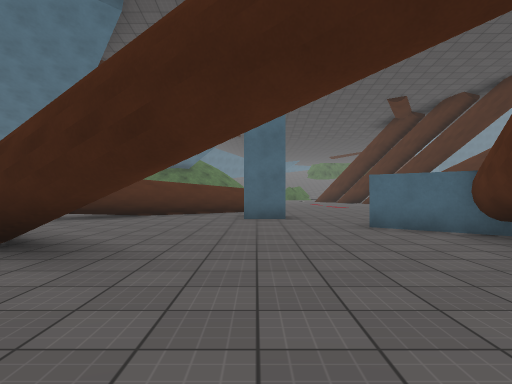
[1] (above)

24 first-person views from a walk through a scene from a Unity 3-D project. The camera is 1.3 m above the floor, looks level and sees 70° across. The floor is counted in squares, 2 m on a side. Each view is taken from the middle of a square. On the plan, view 1 faces up. The plan holds only what a view shows up to about 11 squares ahead; the rest is blank. The place goes on beyond the plan. Surface patterns are stand-ins for the level's own textures.

[2]
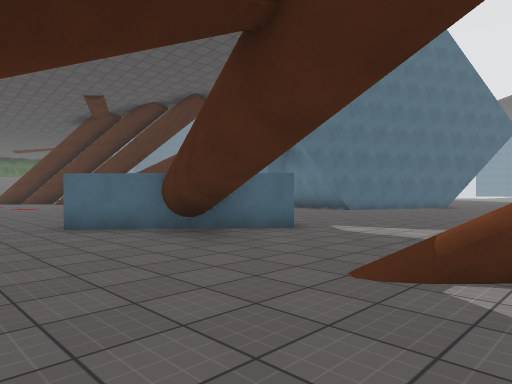

[3]
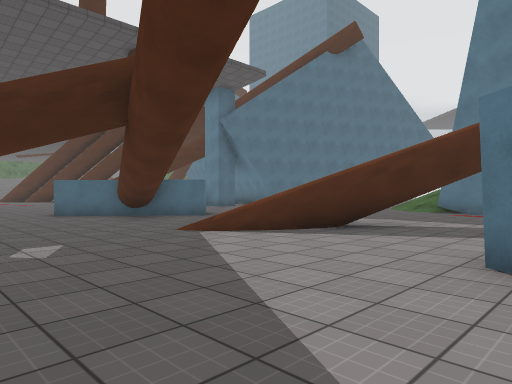

[4]
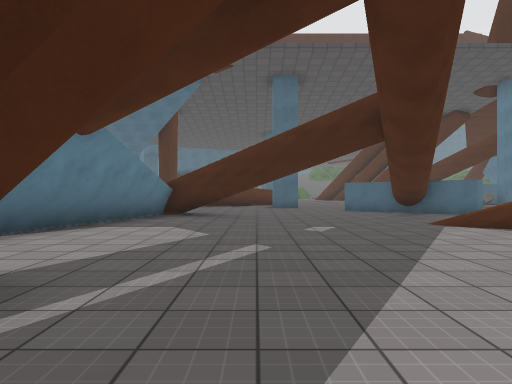

[5]
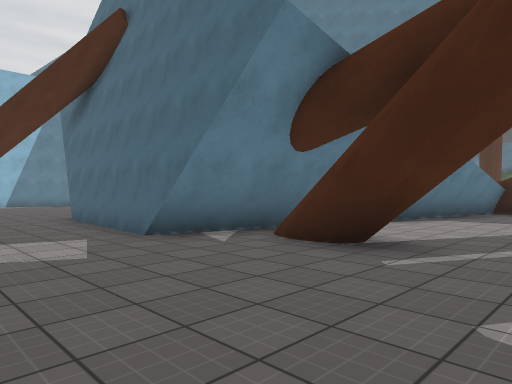

[6]
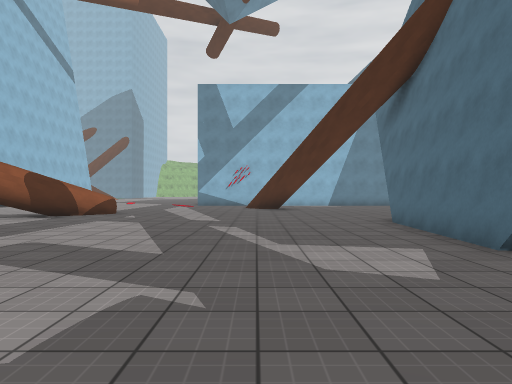

[7]
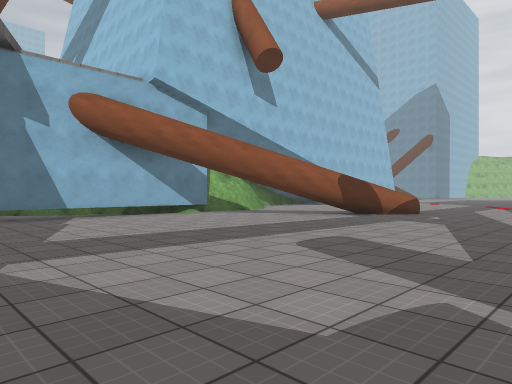

[8]
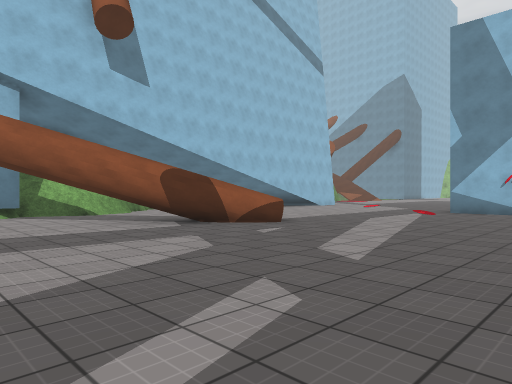

[9]
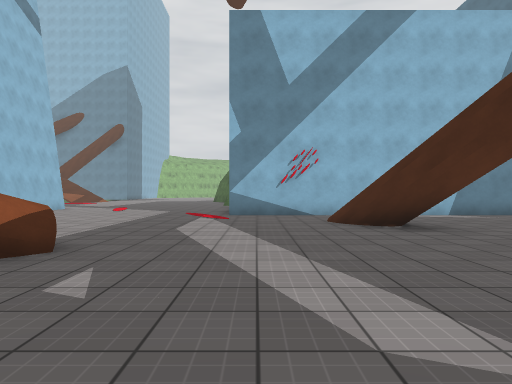

[10]
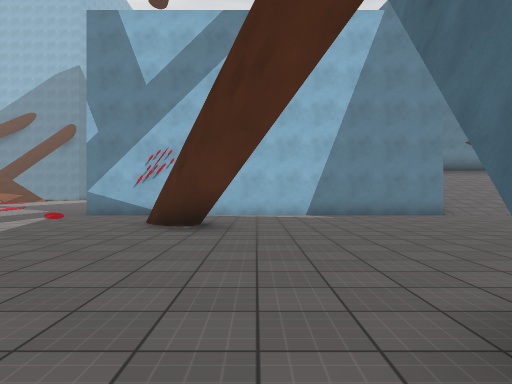

[11]
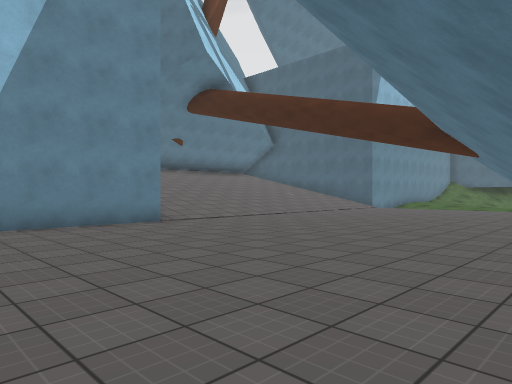

[12]
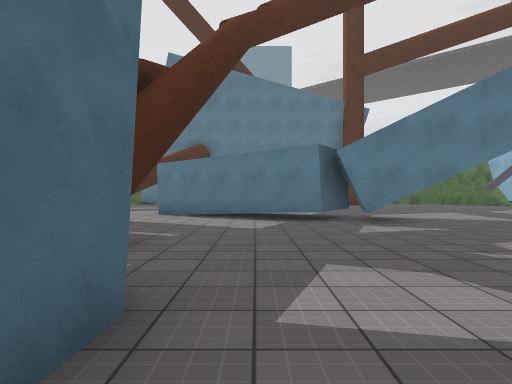

[13]
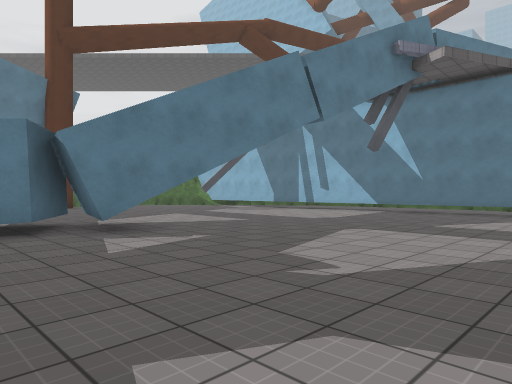

[14]
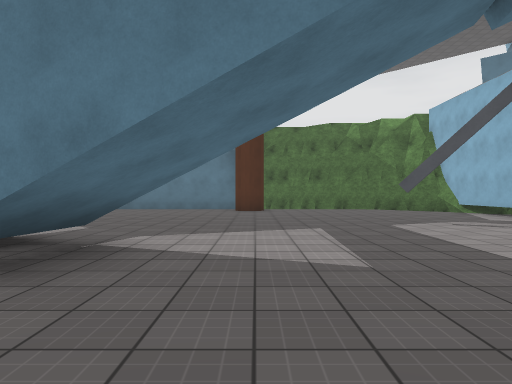

[15]
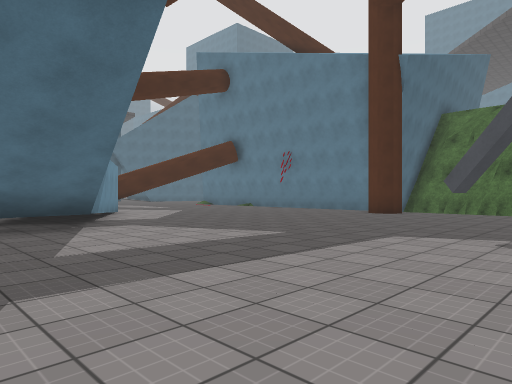

[16]
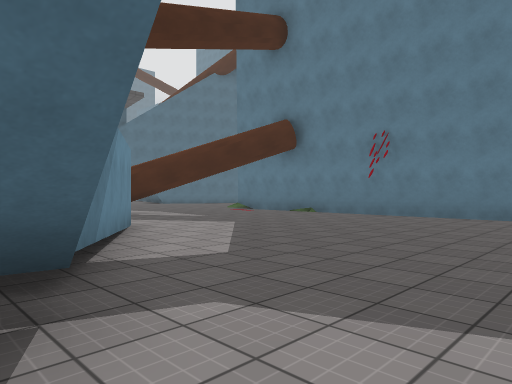

[17]
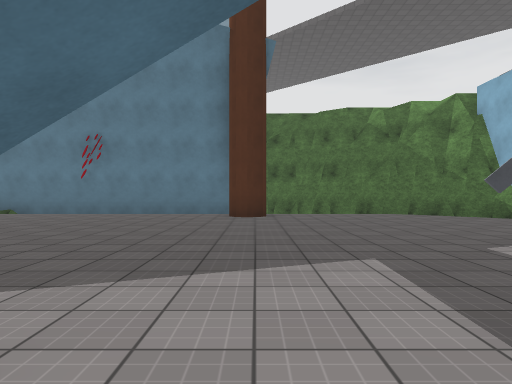

[18]
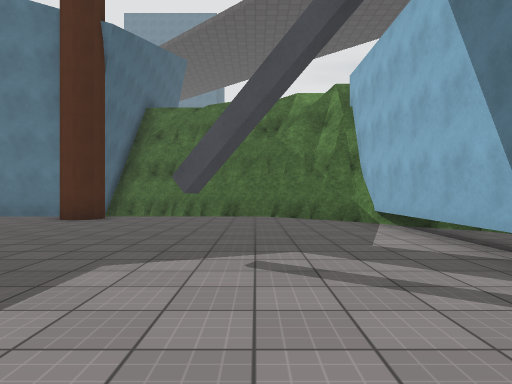

[19]
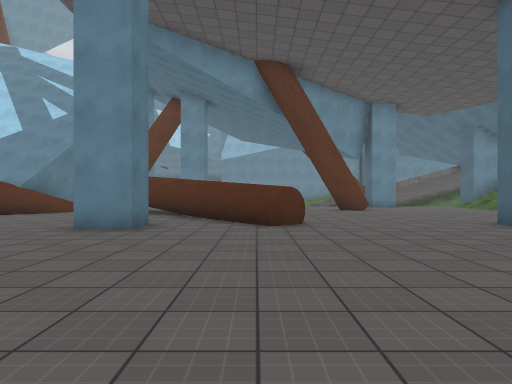

[20]
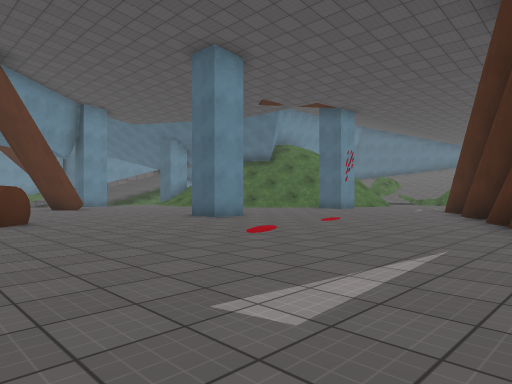

[21]
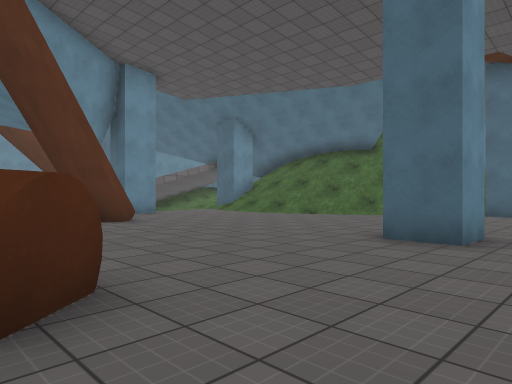

[22]
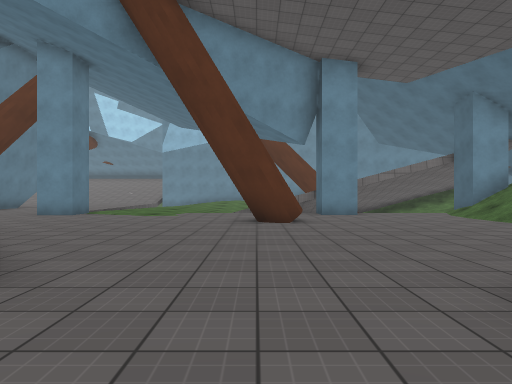

[23]
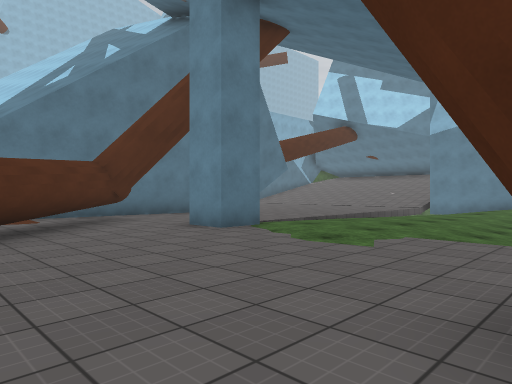

[24]
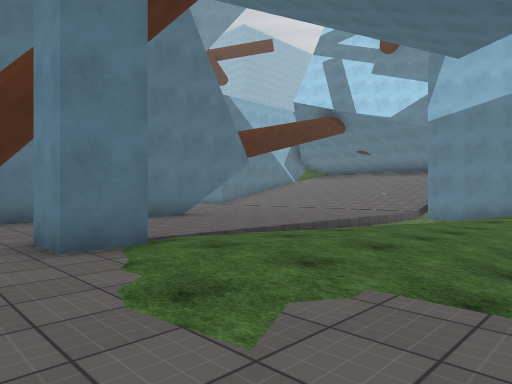

### Floor plan
Key: @ floor where view 1 was taken; # wall or solid block; . main floor; : floor 0.5 m higher than the main floor; / step, stairs or slope; = window, fence, low wall or low ledge; ^ raised ledge; v drop or lower ground; T thing the floor can be seen under or through; O other object.
Columns run from 20 left of view 1 to 11 right of it. Each row starts with its distance up from view 1.
 24                     O
 23                     .   ##
 22            O/   //  .   .#
 21            //////.. .  ...
 20            ........ ......##
 19            ................#
 18            #...............
 17            #........#.......
 16             ..#.............
 15            /..#.............
 14         ///..................
 13     ..////.........#.........
 12 #  ............... #^........
 11 #  //............###.........
 10       //........##........
  9     .......#...##...#...
  8     ..........##.......
  7      .......###.......OO
  6     .........#  .......O   ...
  5    ....#######  ##.....##OO....
  4   .....         ###....#.O......
  3 /......         #.#.............
  2 /......         #.............
  1 /.......       ##......:=   ..
  0 /.......       ##...@...## ....#
 -1  #......       #.........###...#
 -2  #.......      #.............. #
 -3  #.......      # ............  #
 -4  #.......     ####....## ......#
 -5  #.......######.......###......#
 -6  #...................###.......#
 -7  #..##..............TTT........#
 -8  #./#...............TTT........#
 -9  #..................TT.........#
-10 ##..................TT.........#
-11 #.............................##
-12 .......=.......................v
-13 .......^#......................v
-14 ......  ###..............O.....#
-15 ...    .. #....................#
-16        .......................##
-17         ...........    ......vvv

Where each view was taken, in squares from view 1:
view 1: 0 up, 0 right, facing up
view 2: 0 up, 0 right, facing up-right
view 3: 4 down, 1 left, facing up-right
view 4: 6 down, 1 left, facing up
view 5: 8 down, 1 left, facing up-left
view 6: 8 down, 2 left, facing left
view 7: 8 down, 2 left, facing down-left
view 8: 7 down, 7 left, facing down-left
view 9: 10 down, 9 left, facing left
view 10: 6 down, 9 left, facing left
view 11: 5 down, 12 left, facing up-left
view 12: 6 down, 8 left, facing right
view 13: 6 down, 6 left, facing down-right
view 14: 11 down, 3 left, facing right
view 15: 16 down, 1 left, facing up-right
view 16: 11 down, 1 right, facing up-right
view 17: 11 down, 0 right, facing right
view 18: 15 down, 1 right, facing right
view 19: 12 up, 7 right, facing left
view 20: 11 up, 8 right, facing up-left
view 21: 12 up, 2 right, facing up-left
view 22: 15 up, 2 right, facing left
view 23: 15 up, 4 left, facing down-left
view 24: 14 up, 7 left, facing down-left
